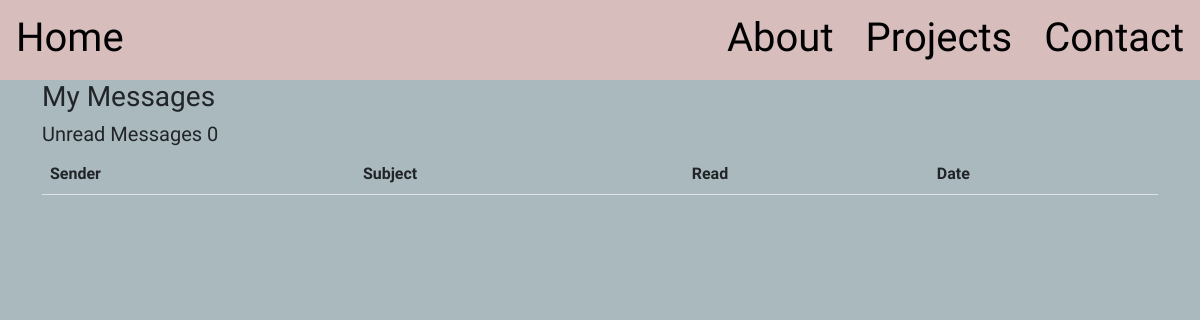
The app's page /inbox/, older data.
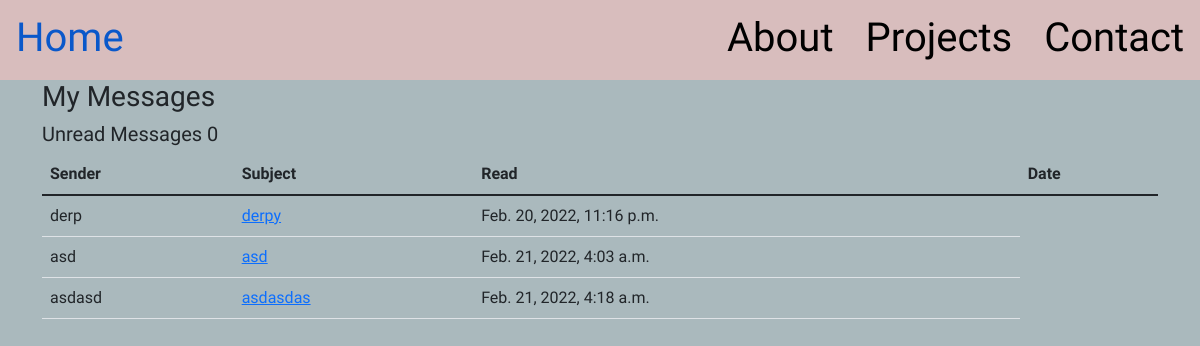
The same page, newer data.
### base/models.py (models this page shows, shortened)
class Message(models.Model):
    name = models.CharField(max_length=200, null=True)
    email = models.CharField(max_length=200, null=True)
    subject = models.CharField(max_length=200, null=True)
    body = models.TextField()
    is_read = models.BooleanField(default=False)
    created = models.DateTimeField(auto_now_add=True)
    id = models.UUIDField(default=uuid.uuid4, unique=True, primary_key=True, editable=False)

### base/views.py (the view)
# urls.py: path('inbox/', views.inboxPage, name="inbox"),
def inboxPage(request):
    inbox = Message.objects.all().order_by('is_read')
    unreadCount = Message.objects.filter(is_read=False).order_by('is_read').count()
    context = {'inbox': inbox, 'unreadCount': unreadCount}
    return render(request, 'base/inbox.html', context)

### base/templates/base/inbox.html
{% extends 'base/main.html' %}
{% load static %}
{% block content %}
<div class="container">
    <h3>My Messages</h3>
    <h5>Unread Messages {{unreadCount}}</h5>
    <table class="table">
        <thead>
            <tr>
                <th>Sender</th>
                <th>Subject</th>
                <th>Read</th>
                <th>Date</th>
            </tr>
        </thead>
        <tbody>
            {% for message in inbox %}
            {% if message.is_read %}
                <tr>
                {% else %}
                <tr style="font-weight: 900;">
                {% endif %}
                    <td>{{message.name}}</td>
                    <td><a href="{% url 'message' message.id %}">{{message.subject}}</a></td>
                    <td>{{message.created}}</td>
                </tr>
            {% endfor %}
        </tbody>
    </table>
</div>
{% endblock content %}

Row changes from the older to the newer data that the page shows:
added Message: name "derp", subject "derpy", created "Feb. 20, 2022, 11:16 p.m."
added Message: name "asd", subject "asd", created "Feb. 21, 2022, 4:03 a.m."
added Message: name "asdasd", subject "asdasdas", created "Feb. 21, 2022, 4:18 a.m."
